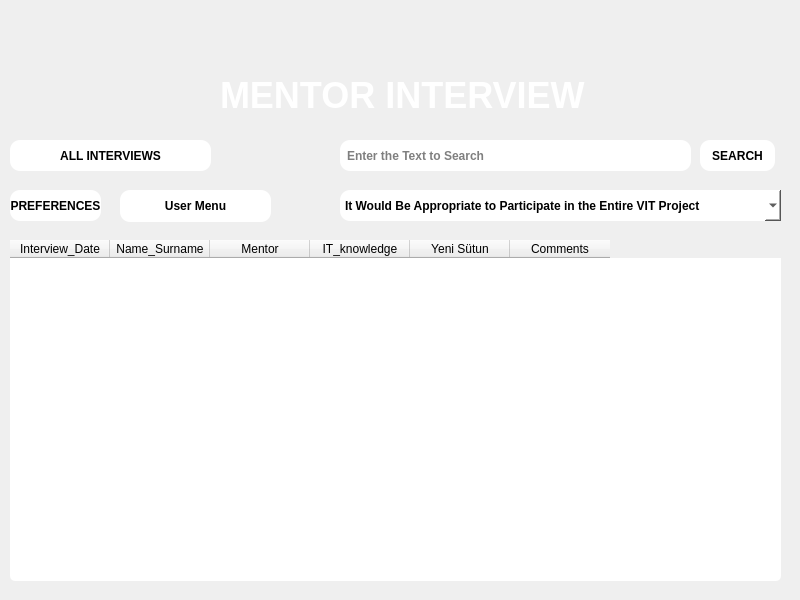
<?xml version="1.0" encoding="UTF-8"?>
<ui version="4.0">
 <class>MainWindow</class>
 <widget class="QMainWindow" name="MainWindow">
  <property name="geometry">
   <rect>
    <x>0</x>
    <y>0</y>
    <width>800</width>
    <height>600</height>
   </rect>
  </property>
  <property name="windowTitle">
   <string>MainWindow</string>
  </property>
  <property name="styleSheet">
   <string notr="true">background-image: url(:/assets/assets/zemin-buyuk.jpg);</string>
  </property>
  <widget class="QWidget" name="centralwidget">
   <widget class="QTableWidget" name="tableWidget">
    <property name="geometry">
     <rect>
      <x>10</x>
      <y>240</y>
      <width>771</width>
      <height>341</height>
     </rect>
    </property>
    <property name="styleSheet">
     <string notr="true">QTableWidget{
color:black;
background:white;
font-weight:bold;
border-radius:5px
}</string>
    </property>
    <column>
     <property name="text">
      <string>Interview_Date</string>
     </property>
    </column>
    <column>
     <property name="text">
      <string>Name_Surname</string>
     </property>
    </column>
    <column>
     <property name="text">
      <string>Mentor</string>
     </property>
    </column>
    <column>
     <property name="text">
      <string>IT_knowledge</string>
     </property>
    </column>
    <column>
     <property name="text">
      <string>Yeni Sütun</string>
     </property>
    </column>
    <column>
     <property name="text">
      <string>Comments</string>
     </property>
    </column>
   </widget>
   <widget class="QComboBox" name="comboBox">
    <property name="geometry">
     <rect>
      <x>340</x>
      <y>190</y>
      <width>441</width>
      <height>31</height>
     </rect>
    </property>
    <property name="styleSheet">
     <string notr="true">QComboBox{
border-radius:10px;
font-weight:bold;
background:white;
color:black
}</string>
    </property>
    <item>
     <property name="text">
      <string>It Would Be Appropriate to Participate in the Entire VIT Project</string>
     </property>
    </item>
    <item>
     <property name="text">
      <string>It Would Be Appropriate to Direct to the First IT Training in the VIT Project</string>
     </property>
    </item>
    <item>
     <property name="text">
      <string>It Would Be Appropriate to Direct to English Training in the VIT Project</string>
     </property>
    </item>
    <item>
     <property name="text">
      <string>It Would Be Appropriate to Direct Within the Scope of the VIT Project</string>
     </property>
    </item>
    <item>
     <property name="text">
      <string> It Would Be Appropriate to Direct to Employment with Individual Coaching</string>
     </property>
    </item>
    <item>
     <property name="text">
      <string>It Would Be More Appropriate to Participate in the Next VIT Project</string>
     </property>
    </item>
    <item>
     <property name="text">
      <string>Directing to Another Sector</string>
     </property>
    </item>
    <item>
     <property name="text">
      <string>Other</string>
     </property>
    </item>
   </widget>
   <widget class="QLabel" name="label">
    <property name="geometry">
     <rect>
      <x>220</x>
      <y>80</y>
      <width>391</width>
      <height>31</height>
     </rect>
    </property>
    <property name="styleSheet">
     <string notr="true">QLabel{
color:white;
font-size:36px;
font-weight:bold;
background:none
}
</string>
    </property>
    <property name="text">
     <string>MENTOR INTERVIEW</string>
    </property>
   </widget>
   <widget class="QPushButton" name="pushButton_5">
    <property name="geometry">
     <rect>
      <x>10</x>
      <y>190</y>
      <width>91</width>
      <height>31</height>
     </rect>
    </property>
    <property name="styleSheet">
     <string notr="true">QPushButton{
color:black;
background:white;
border-radius:10px;
font-weight:bold;
}
QPushButton::hover{
color:white;
background:#47545a;
border-radius:10px;
font-weight:bold
}</string>
    </property>
    <property name="text">
     <string>PREFERENCES</string>
    </property>
   </widget>
   <widget class="QPushButton" name="all_interviews_Button">
    <property name="geometry">
     <rect>
      <x>10</x>
      <y>140</y>
      <width>201</width>
      <height>31</height>
     </rect>
    </property>
    <property name="styleSheet">
     <string notr="true">QPushButton{
color:black;
background:white;
border-radius:10px;
font-weight:bold;
}
QPushButton::hover{
color:white;
background:#47545a;
border-radius:10px;
font-weight:bold
}</string>
    </property>
    <property name="text">
     <string>ALL INTERVIEWS</string>
    </property>
   </widget>
   <widget class="QLineEdit" name="lineEdit">
    <property name="geometry">
     <rect>
      <x>340</x>
      <y>140</y>
      <width>351</width>
      <height>31</height>
     </rect>
    </property>
    <property name="styleSheet">
     <string notr="true">QLineEdit{
color:black;
background:white;
border-radius:10px;
font-weight:bold;
padding:5px;
}</string>
    </property>
    <property name="text">
     <string/>
    </property>
    <property name="placeholderText">
     <string>Enter the Text to Search</string>
    </property>
   </widget>
   <widget class="QPushButton" name="pushButton_2">
    <property name="geometry">
     <rect>
      <x>700</x>
      <y>140</y>
      <width>75</width>
      <height>31</height>
     </rect>
    </property>
    <property name="styleSheet">
     <string notr="true">QPushButton{
color:black;
background:white;
border-radius:10px;
font-weight:bold;
}
QPushButton::hover{
color:white;
background:#47545a;
border-radius:10px;
font-weight:bold
}</string>
    </property>
    <property name="text">
     <string>SEARCH</string>
    </property>
   </widget>
   <widget class="QPushButton" name="usermenu_Button">
    <property name="geometry">
     <rect>
      <x>120</x>
      <y>190</y>
      <width>151</width>
      <height>32</height>
     </rect>
    </property>
    <property name="styleSheet">
     <string notr="true">QPushButton{
color:black;
background:white;
border-radius:10px;
font-weight:bold;
}
QPushButton::hover{
color:white;
background:#47545a;
border-radius:10px;
font-weight:bold
}</string>
    </property>
    <property name="text">
     <string>User Menu</string>
    </property>
   </widget>
  </widget>
 </widget>
 <resources>
  <include location="assets.qrc"/>
 </resources>
 <connections/>
</ui>
